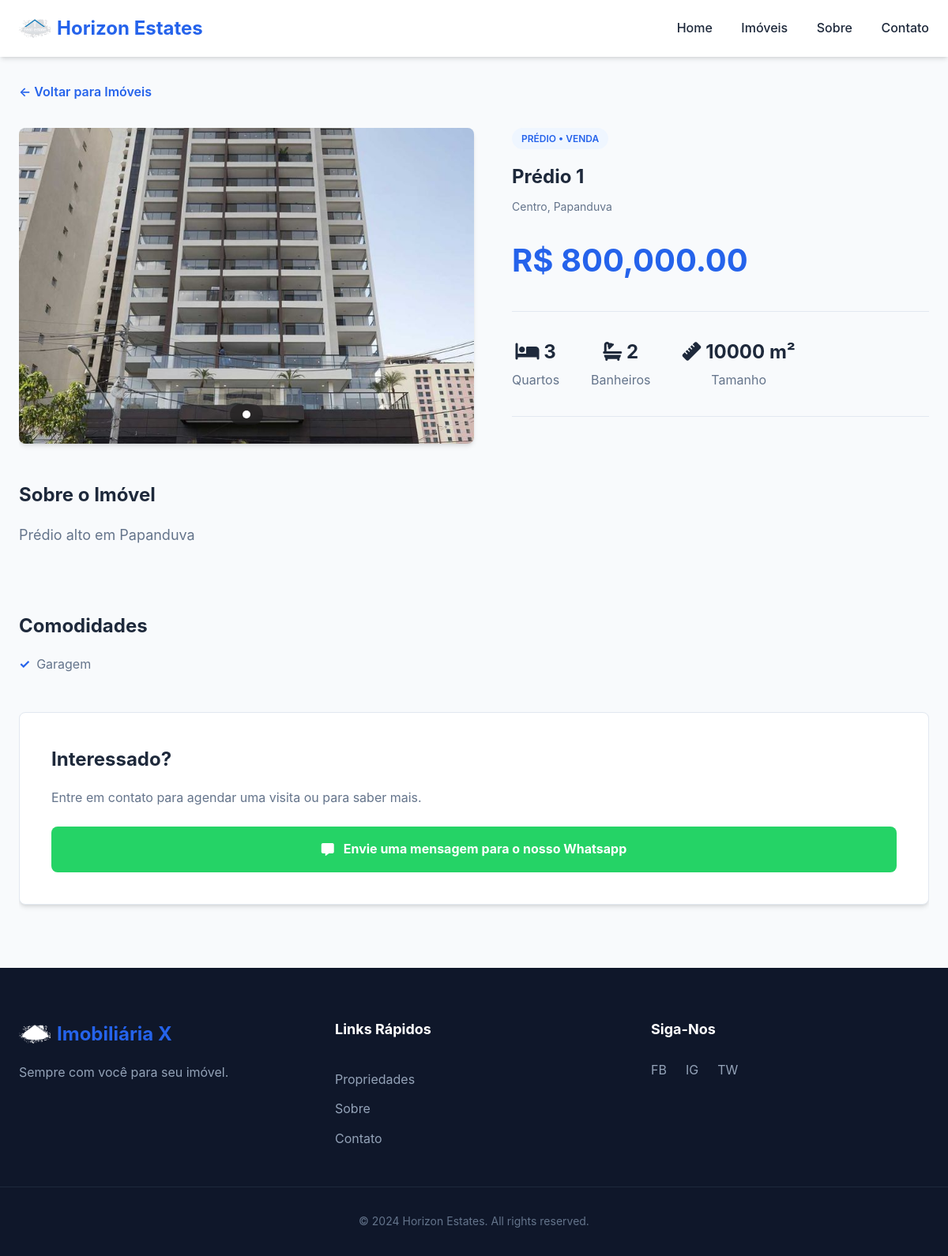
/property-details/3, run on the app's committed database.
### app/models.py (models this page shows)
class Property_Images(db.Model):
    id = db.Column(db.Integer, primary_key = True )
    image = db.Column(db.String(255), nullable = False)
    property_id = db.Column(db.Integer, db.ForeignKey('properties.id'))
    property = relationship('Properties', back_populates='images')

class Properties(db.Model):
    id = db.Column(db.Integer, primary_key = True )
    name = db.Column(db.String(200), unique = True, nullable = False)
    type = db.Column(db.String(40), nullable = False)
    images = relationship("Property_Images", back_populates="property")
    transaction = db.Column(db.String(10), nullable = False)
    city = db.Column(db.String(50), nullable = False)
    neighbourhood = db.Column(db.String(50))
    price = db.Column(db.Float, nullable = False)
    beds = db.Column(db.Integer, nullable = False)
    baths = db.Column(db.Integer, nullable = False)
    sqmt = db.Column(db.Integer, nullable = False)
    features = relationship("Property_Features", back_populates="property")
    description = db.Column(db.String(255))
    active = db.Column(db.Boolean, default = True)
    created_at = db.Column(db.DateTime(timezone = True))

class Property_Features(db.Model):
    id = db.Column(db.Integer, primary_key = True )
    feature = db.Column(db.String(50), nullable = False)
    property_id = db.Column(db.Integer, db.ForeignKey('properties.id'))
    property = relationship('Properties', back_populates='features')

### app/routes.py (the view)
@main_bp.route('/property-details/<int:property_id>')
def property_details(property_id):
    property = Properties.query.get_or_404(property_id)
    return render_template('property-details.html', property = property)

### app/templates/property-details.html (shortened to what this page needs)
<!DOCTYPE html>
<html lang="en">
<head>
    <link rel="stylesheet" href="{{ url_for('static', filename='css/styles.css') }}">
    <link rel="stylesheet" href="https://cdnjs.cloudflare.com/ajax/libs/font-awesome/6.5.0/css/all.min.css">
</head>
<body>
    <header id="main-header">
        <div class="container header-content">
            <div class="logo-container">
                <img src="{{ url_for('static', filename='img/logo.png') }}" alt="Horizon Estates Logo" class="logo-img">
                <span class="brand-name">Horizon Estates</span>
            </div>
            <nav class="desktop-nav">
                <a>Home</a>
                <a>Imóveis</a>
                <a href="#about">Sobre</a>
                <a href="#contact">Contato</a>
            </nav>
        </div>
    </header>
    <div class="container detail-container">
        <a class="btn-back">&larr; Voltar para Imóveis</a>
        <div class="detail-split-layout">
            <div class="detail-gallery-side">
                <div class="gallery-container">
                    <div class="gallery-slider" id="gallery-slider">
                        {% if property.images %}
                        {% for img in property.images %}
                        <div class="gallery-item">
                            <img src="{{ img.image }}" alt="{{ property.name }}" class="property-img">
                        </div>
                        {% endfor %}
                        {% else %}
                        <div class="gallery-item">
                            <img src="/static/img/default-property.png" alt="No image available" class="property-img">
                        </div>
                        {% endif %}
                    </div>
                    <div class="gallery-nav">
                        {% for img in property.images %}
                        <div class="gallery-dot {% if loop.first %}active{% endif %}" data-index="{{ loop.index0 }}">
                        </div>
                        {% endfor %}
                    </div>
                </div>
            </div>
            <div class="detail-info-side">
                <div class="property-detail-header">
                    {% set type_labels = {
                    'PREDIO': 'Prédio',
                    'CASA': 'Casa',
                    'APARTAMENTO': 'Apartamento'
                    } %}
                    <span class="property-type-tag">
                        {{ type_labels.get(property.type, property.type) }} • {{ property.transaction }}
                    </span>
                    <h2>{{ property.name }}</h2>
                    <p class="property-location">
                        {{ property.neighbourhood }}, {{ property.city.replace('-', ' ') }}
                    </p>
                    <div class="detail-price">
                        {% if property.transaction == 'ALUGUEL' %}
                        R$ {{ "{:,.2f}".format(property.price) }} / mês
                        {% else %}
                        R$ {{ "{:,.2f}".format(property.price) }}
                        {% endif %}
                    </div>
                </div>
                <div class="property-specs-large">
                    <div class="spec-large-item">
                        <span class="spec-large-value"><i class="fas fa-bed"></i> {{ property.beds }}</span>
                        <span>Quartos</span>
                    </div>
                    <div class="spec-large-item">
                        <span class="spec-large-value"><i class="fas fa-bath"></i> {{ property.baths }}</span>
                        <span>Banheiros</span>
                    </div>
                    <div class="spec-large-item">
                        <span class="spec-large-value"><i class="fas fa-ruler"></i> {{ property.sqmt }} m²</span>
                        <span>Tamanho</span>
                    </div>
                </div>
                <div class="detail-description">
                    <h3>Sobre o Imóvel</h3>
                    <p>{{ property.description or 'No description available.' }}</p>
                </div>
                <div class="detail-features">
                    <h3>Comodidades</h3>
                    <ul class="features-list">
                        {% for f in property.features %}
                        <li>{{ f.feature }}</li>
                        {% endfor %}
                    </ul>
                </div>
                 <div class="contact-card-inline">
                    <h4>Interessado?</h4>
                    <p>Entre em contato para agendar uma visita ou para saber mais.</p>
                    <a href="https://wa.me/1234567890" target="_blank" class="btn-whatsapp">
                    <i class="fas fa-message"></i> Envie uma mensagem para o nosso Whatsapp
                    </a>
                </div>
            </div>
        </div>
    </div>
    <footer>
        <div class="container footer-content">
            <div class="footer-info">
                <div class="logo-container">
                    <img src="{{ url_for('static', filename='img/logo.png') }}" alt="Horizon Estates Logo"
                        class="logo-img footer-logo">
                    <span class="brand-name">Imobiliária X</span>
                </div>
                <p>Sempre com você para seu imóvel.</p>
            </div>
            <div class="footer-links">
                <h4>Links Rápidos </h4>
                <a>Propriedades</a>
                <a href="#about">Sobre</a>
                <a href="#contact">Contato</a>
            </div>
            <div class="footer-social">
                <h4>Siga-Nos</h4>
                <div class="social-icons">
                    <span>FB</span>
                    <span>IG</span>
                    <span>TW</span>
                </div>
            </div>
        </div>
        <div class="footer-bottom">
            <p>&copy; 2024 Horizon Estates. All rights reserved.</p>
        </div>
    </footer>
</body>
</html>

### data on the page
Property_Images: image (picture)
Properties: get "PRÉDIO", transaction "VENDA", name "Prédio 1", neighbourhood "Centro", city.replace "Papanduva", price "800,000.00", beds "3", baths "2", sqmt "10000", description "Prédio alto em Papanduva"
Property_Features: feature "Garagem"
